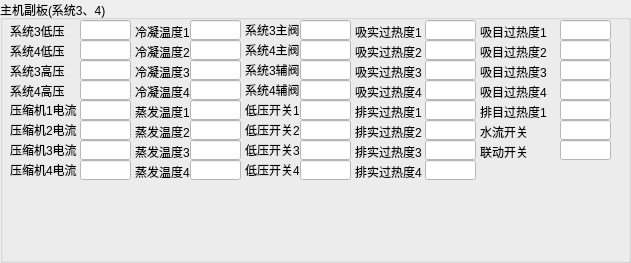
      <widget class="QGroupBox" name="Combo_Box_Motherboard_2">
       <property name="geometry">
        <rect>
         <x>10</x>
         <y>470</y>
         <width>631</width>
         <height>263</height>
        </rect>
       </property>
       <property name="minimumSize">
        <size>
         <width>0</width>
         <height>0</height>
        </size>
       </property>
       <property name="styleSheet">
        <string notr="true"/>
       </property>
       <property name="title">
        <string>主机副板(系统3、4)</string>
       </property>
       <widget class="QLabel" name="label_Deputy_System_3_Low_Pressure">
        <property name="geometry">
         <rect>
          <x>10</x>
          <y>23</y>
          <width>61</width>
          <height>16</height>
         </rect>
        </property>
        <property name="text">
         <string>系统3低压</string>
        </property>
       </widget>
       <widget class="QLabel" name="label_Deputy_System_4_Low_Pressure">
        <property name="geometry">
         <rect>
          <x>10</x>
          <y>43</y>
          <width>61</width>
          <height>16</height>
         </rect>
        </property>
        <property name="text">
         <string>系统4低压</string>
        </property>
       </widget>
       <widget class="QLabel" name="label_Deputy_System_3_High_Pressure">
        <property name="geometry">
         <rect>
          <x>10</x>
          <y>63</y>
          <width>61</width>
          <height>16</height>
         </rect>
        </property>
        <property name="text">
         <string>系统3高压</string>
        </property>
       </widget>
       <widget class="QLabel" name="label_Deputy_System_4_High_Pressure">
        <property name="geometry">
         <rect>
          <x>10</x>
          <y>83</y>
          <width>61</width>
          <height>16</height>
         </rect>
        </property>
        <property name="text">
         <string>系统4高压</string>
        </property>
       </widget>
       <widget class="QLineEdit" name="lineEdit_Deputy_System_3_Low_Pressure">
        <property name="geometry">
         <rect>
          <x>80</x>
          <y>20</y>
          <width>51</width>
          <height>20</height>
         </rect>
        </property>
        <property name="styleSheet">
         <string notr="true">background-color: rgb(255, 255, 255);</string>
        </property>
       </widget>
       <widget class="QLineEdit" name="lineEdit_Deputy_System_4_Low_Pressure">
        <property name="geometry">
         <rect>
          <x>80</x>
          <y>40</y>
          <width>51</width>
          <height>20</height>
         </rect>
        </property>
        <property name="styleSheet">
         <string notr="true">background-color: rgb(255, 255, 255);</string>
        </property>
       </widget>
       <widget class="QLineEdit" name="lineEdit_Deputy_System_3_High_Pressure">
        <property name="geometry">
         <rect>
          <x>80</x>
          <y>60</y>
          <width>51</width>
          <height>20</height>
         </rect>
        </property>
        <property name="styleSheet">
         <string notr="true">background-color: rgb(255, 255, 255);</string>
        </property>
       </widget>
       <widget class="QLineEdit" name="lineEdit_Deputy_System_4_High_Pressure">
        <property name="geometry">
         <rect>
          <x>80</x>
          <y>80</y>
          <width>51</width>
          <height>20</height>
         </rect>
        </property>
        <property name="styleSheet">
         <string notr="true">background-color: rgb(255, 255, 255);</string>
        </property>
       </widget>
       <widget class="QLabel" name="label_Deputy_System_3_Main_Valve">
        <property name="geometry">
         <rect>
          <x>245</x>
          <y>24</y>
          <width>54</width>
          <height>12</height>
         </rect>
        </property>
        <property name="text">
         <string>系统3主阀:</string>
        </property>
       </widget>
       <widget class="QLabel" name="label_Deputy_System_4_Main_Valve">
        <property name="geometry">
         <rect>
          <x>245</x>
          <y>44</y>
          <width>54</width>
          <height>12</height>
         </rect>
        </property>
        <property name="text">
         <string>系统4主阀:</string>
        </property>
       </widget>
       <widget class="QLabel" name="label_Deputy_System_4_auxiliary_valve">
        <property name="geometry">
         <rect>
          <x>245</x>
          <y>84</y>
          <width>54</width>
          <height>12</height>
         </rect>
        </property>
        <property name="text">
         <string>系统4辅阀:</string>
        </property>
       </widget>
       <widget class="QLabel" name="label_Deputy_System_3_auxiliary_valve">
        <property name="geometry">
         <rect>
          <x>245</x>
          <y>64</y>
          <width>54</width>
          <height>12</height>
         </rect>
        </property>
        <property name="text">
         <string>系统3辅阀:</string>
        </property>
       </widget>
       <widget class="QLineEdit" name="lineEdit_Deputy_System_4_auxiliary_valve">
        <property name="geometry">
         <rect>
          <x>300</x>
          <y>80</y>
          <width>51</width>
          <height>20</height>
         </rect>
        </property>
        <property name="styleSheet">
         <string notr="true">background-color: rgb(255, 255, 255);</string>
        </property>
       </widget>
       <widget class="QLineEdit" name="lineEdit_Deputy_System_3_Main_Valve">
        <property name="geometry">
         <rect>
          <x>300</x>
          <y>20</y>
          <width>51</width>
          <height>20</height>
         </rect>
        </property>
        <property name="styleSheet">
         <string notr="true">background-color: rgb(255, 255, 255);</string>
        </property>
       </widget>
       <widget class="QLineEdit" name="lineEdit_Deputy_System_4_Main_Valve">
        <property name="geometry">
         <rect>
          <x>300</x>
          <y>40</y>
          <width>51</width>
          <height>20</height>
         </rect>
        </property>
        <property name="styleSheet">
         <string notr="true">background-color: rgb(255, 255, 255);</string>
        </property>
       </widget>
       <widget class="QLineEdit" name="lineEdit_Deputy_System_3_auxiliary_valve">
        <property name="geometry">
         <rect>
          <x>300</x>
          <y>60</y>
          <width>51</width>
          <height>20</height>
         </rect>
        </property>
        <property name="styleSheet">
         <string notr="true">background-color: rgb(255, 255, 255);</string>
        </property>
       </widget>
       <widget class="QLineEdit" name="lineEdit_Inhalation_target_overheating1">
        <property name="geometry">
         <rect>
          <x>560</x>
          <y>20</y>
          <width>51</width>
          <height>20</height>
         </rect>
        </property>
        <property name="styleSheet">
         <string notr="true">background-color: rgb(255, 255, 255);</string>
        </property>
       </widget>
       <widget class="QLabel" name="label_Inhalation_target_overheating1">
        <property name="geometry">
         <rect>
          <x>480</x>
          <y>24</y>
          <width>70</width>
          <height>16</height>
         </rect>
        </property>
        <property name="text">
         <string>吸目过热度1</string>
        </property>
       </widget>
       <widget class="QLineEdit" name="lineEdit_Inhalation_target_overheating2">
        <property name="geometry">
         <rect>
          <x>560</x>
          <y>40</y>
          <width>51</width>
          <height>20</height>
         </rect>
        </property>
        <property name="styleSheet">
         <string notr="true">background-color: rgb(255, 255, 255);</string>
        </property>
       </widget>
       <widget class="QLabel" name="label_Inhalation_target_overheating2">
        <property name="geometry">
         <rect>
          <x>480</x>
          <y>44</y>
          <width>70</width>
          <height>16</height>
         </rect>
        </property>
        <property name="text">
         <string>吸目过热度2</string>
        </property>
       </widget>
       <widget class="QLabel" name="label_Inhalation_target_overheating3">
        <property name="geometry">
         <rect>
          <x>480</x>
          <y>64</y>
          <width>70</width>
          <height>16</height>
         </rect>
        </property>
        <property name="text">
         <string>吸目过热度3</string>
        </property>
       </widget>
       <widget class="QLineEdit" name="lineEdit_Inhalation_target_overheating3">
        <property name="geometry">
         <rect>
          <x>560</x>
          <y>60</y>
          <width>51</width>
          <height>20</height>
         </rect>
        </property>
        <property name="styleSheet">
         <string notr="true">background-color: rgb(255, 255, 255);</string>
        </property>
       </widget>
       <widget class="QLineEdit" name="lineEdit_Inhalation_target_overheating4">
        <property name="geometry">
         <rect>
          <x>560</x>
          <y>80</y>
          <width>51</width>
          <height>20</height>
         </rect>
        </property>
        <property name="styleSheet">
         <string notr="true">background-color: rgb(255, 255, 255);</string>
        </property>
       </widget>
       <widget class="QLabel" name="label_Inhalation_target_overheating4">
        <property name="geometry">
         <rect>
          <x>480</x>
          <y>84</y>
          <width>70</width>
          <height>16</height>
         </rect>
        </property>
        <property name="text">
         <string>吸目过热度4</string>
        </property>
       </widget>
       <widget class="QLineEdit" name="lineEdit_Exhaust_Target_Overheat1">
        <property name="geometry">
         <rect>
          <x>560</x>
          <y>100</y>
          <width>51</width>
          <height>20</height>
         </rect>
        </property>
        <property name="styleSheet">
         <string notr="true">background-color: rgb(255, 255, 255);</string>
        </property>
       </widget>
       <widget class="QLabel" name="label_Exhaust_Target_Overheat1">
        <property name="geometry">
         <rect>
          <x>480</x>
          <y>104</y>
          <width>70</width>
          <height>16</height>
         </rect>
        </property>
        <property name="text">
         <string>排目过热度1</string>
        </property>
       </widget>
       <widget class="QLineEdit" name="lineEdit_Exhaust_Overtemperature1">
        <property name="geometry">
         <rect>
          <x>425</x>
          <y>100</y>
          <width>51</width>
          <height>20</height>
         </rect>
        </property>
        <property name="styleSheet">
         <string notr="true">background-color: rgb(255, 255, 255);</string>
        </property>
       </widget>
       <widget class="QLineEdit" name="lineEdit_Return_air_superheat3">
        <property name="geometry">
         <rect>
          <x>425</x>
          <y>60</y>
          <width>51</width>
          <height>20</height>
         </rect>
        </property>
        <property name="styleSheet">
         <string notr="true">background-color: rgb(255, 255, 255);</string>
        </property>
       </widget>
       <widget class="QLineEdit" name="lineEdit_Return_air_superheat1">
        <property name="geometry">
         <rect>
          <x>425</x>
          <y>20</y>
          <width>51</width>
          <height>20</height>
         </rect>
        </property>
        <property name="styleSheet">
         <string notr="true">background-color: rgb(255, 255, 255);</string>
        </property>
       </widget>
       <widget class="QLabel" name="label_Return_air_superheat2">
        <property name="geometry">
         <rect>
          <x>355</x>
          <y>44</y>
          <width>70</width>
          <height>16</height>
         </rect>
        </property>
        <property name="text">
         <string>吸实过热度2</string>
        </property>
       </widget>
       <widget class="QLineEdit" name="lineEdit_Return_air_superheat4">
        <property name="geometry">
         <rect>
          <x>425</x>
          <y>80</y>
          <width>51</width>
          <height>20</height>
         </rect>
        </property>
        <property name="styleSheet">
         <string notr="true">background-color: rgb(255, 255, 255);</string>
        </property>
       </widget>
       <widget class="QLabel" name="label_Return_air_superheat3">
        <property name="geometry">
         <rect>
          <x>355</x>
          <y>64</y>
          <width>70</width>
          <height>16</height>
         </rect>
        </property>
        <property name="text">
         <string>吸实过热度3</string>
        </property>
       </widget>
       <widget class="QLabel" name="label_Return_air_superheat1">
        <property name="geometry">
         <rect>
          <x>355</x>
          <y>24</y>
          <width>70</width>
          <height>16</height>
         </rect>
        </property>
        <property name="text">
         <string>吸实过热度1</string>
        </property>
       </widget>
       <widget class="QLineEdit" name="lineEdit_Return_air_superheat2">
        <property name="geometry">
         <rect>
          <x>425</x>
          <y>40</y>
          <width>51</width>
          <height>20</height>
         </rect>
        </property>
        <property name="styleSheet">
         <string notr="true">background-color: rgb(255, 255, 255);</string>
        </property>
       </widget>
       <widget class="QLabel" name="label_Return_air_superheat4">
        <property name="geometry">
         <rect>
          <x>355</x>
          <y>84</y>
          <width>70</width>
          <height>16</height>
         </rect>
        </property>
        <property name="text">
         <string>吸实过热度4</string>
        </property>
       </widget>
       <widget class="QLabel" name="label_Exhaust_Overtemperature1">
        <property name="geometry">
         <rect>
          <x>355</x>
          <y>104</y>
          <width>70</width>
          <height>16</height>
         </rect>
        </property>
        <property name="text">
         <string>排实过热度1 </string>
        </property>
       </widget>
       <widget class="QLineEdit" name="lineEdit_Exhaust_Overtemperature2">
        <property name="geometry">
         <rect>
          <x>425</x>
          <y>120</y>
          <width>51</width>
          <height>20</height>
         </rect>
        </property>
        <property name="styleSheet">
         <string notr="true">background-color: rgb(255, 255, 255);</string>
        </property>
       </widget>
       <widget class="QLabel" name="label_Exhaust_Overtemperature2">
        <property name="geometry">
         <rect>
          <x>355</x>
          <y>124</y>
          <width>70</width>
          <height>16</height>
         </rect>
        </property>
        <property name="text">
         <string>排实过热度2</string>
        </property>
       </widget>
       <widget class="QLineEdit" name="lineEdit_Exhaust_Overtemperature3">
        <property name="geometry">
         <rect>
          <x>425</x>
          <y>140</y>
          <width>51</width>
          <height>20</height>
         </rect>
        </property>
        <property name="styleSheet">
         <string notr="true">background-color: rgb(255, 255, 255);</string>
        </property>
       </widget>
       <widget class="QLabel" name="label_Exhaust_Overtemperature3">
        <property name="geometry">
         <rect>
          <x>355</x>
          <y>144</y>
          <width>70</width>
          <height>16</height>
         </rect>
        </property>
        <property name="text">
         <string>排实过热度3</string>
        </property>
       </widget>
       <widget class="QLineEdit" name="lineEdit_Exhaust_Overtemperature4">
        <property name="geometry">
         <rect>
          <x>425</x>
          <y>160</y>
          <width>51</width>
          <height>20</height>
         </rect>
        </property>
        <property name="styleSheet">
         <string notr="true">background-color: rgb(255, 255, 255);</string>
        </property>
       </widget>
       <widget class="QLabel" name="label_Exhaust_Overtemperature4">
        <property name="geometry">
         <rect>
          <x>355</x>
          <y>164</y>
          <width>70</width>
          <height>16</height>
         </rect>
        </property>
        <property name="text">
         <string>排实过热度4</string>
        </property>
       </widget>
       <widget class="QLineEdit" name="lineEdit_Condensing_Temperature4">
        <property name="geometry">
         <rect>
          <x>190</x>
          <y>80</y>
          <width>51</width>
          <height>20</height>
         </rect>
        </property>
        <property name="styleSheet">
         <string notr="true">background-color: rgb(255, 255, 255);</string>
        </property>
       </widget>
       <widget class="QLabel" name="label_Condensing_Temperature1">
        <property name="geometry">
         <rect>
          <x>135</x>
          <y>26</y>
          <width>55</width>
          <height>12</height>
         </rect>
        </property>
        <property name="text">
         <string>冷凝温度1</string>
        </property>
       </widget>
       <widget class="QLineEdit" name="lineEdit_Condensing_Temperature3">
        <property name="geometry">
         <rect>
          <x>190</x>
          <y>60</y>
          <width>51</width>
          <height>20</height>
         </rect>
        </property>
        <property name="styleSheet">
         <string notr="true">background-color: rgb(255, 255, 255);</string>
        </property>
       </widget>
       <widget class="QLabel" name="label_Condensing_Temperature2">
        <property name="geometry">
         <rect>
          <x>135</x>
          <y>46</y>
          <width>55</width>
          <height>12</height>
         </rect>
        </property>
        <property name="text">
         <string>冷凝温度2</string>
        </property>
       </widget>
       <widget class="QLineEdit" name="lineEdit_Condensing_Temperature2">
        <property name="geometry">
         <rect>
          <x>190</x>
          <y>40</y>
          <width>51</width>
          <height>20</height>
         </rect>
        </property>
        <property name="styleSheet">
         <string notr="true">background-color: rgb(255, 255, 255);</string>
        </property>
       </widget>
       <widget class="QLabel" name="label_Condensing_Temperature3">
        <property name="geometry">
         <rect>
          <x>135</x>
          <y>66</y>
          <width>55</width>
          <height>12</height>
         </rect>
        </property>
        <property name="text">
         <string>冷凝温度3</string>
        </property>
       </widget>
       <widget class="QLabel" name="label_Condensing_Temperature4">
        <property name="geometry">
         <rect>
          <x>135</x>
          <y>86</y>
          <width>55</width>
          <height>12</height>
         </rect>
        </property>
        <property name="text">
         <string>冷凝温度4</string>
        </property>
       </widget>
       <widget class="QLineEdit" name="lineEdit_Condensing_Temperature1">
        <property name="geometry">
         <rect>
          <x>190</x>
          <y>20</y>
          <width>51</width>
          <height>20</height>
         </rect>
        </property>
        <property name="styleSheet">
         <string notr="true">background-color: rgb(255, 255, 255);</string>
        </property>
       </widget>
       <widget class="QLineEdit" name="lineEdit_Evaporation_Temperature4">
        <property name="geometry">
         <rect>
          <x>190</x>
          <y>160</y>
          <width>51</width>
          <height>20</height>
         </rect>
        </property>
        <property name="styleSheet">
         <string notr="true">background-color: rgb(255, 255, 255);</string>
        </property>
       </widget>
       <widget class="QLabel" name="label_Evaporation_Temperature3">
        <property name="geometry">
         <rect>
          <x>135</x>
          <y>146</y>
          <width>55</width>
          <height>12</height>
         </rect>
        </property>
        <property name="text">
         <string>蒸发温度3</string>
        </property>
       </widget>
       <widget class="QLabel" name="label_Evaporation_Temperature4">
        <property name="geometry">
         <rect>
          <x>135</x>
          <y>166</y>
          <width>55</width>
          <height>12</height>
         </rect>
        </property>
        <property name="text">
         <string>蒸发温度4</string>
        </property>
       </widget>
       <widget class="QLabel" name="label_Evaporation_Temperature2">
        <property name="geometry">
         <rect>
          <x>135</x>
          <y>126</y>
          <width>55</width>
          <height>12</height>
         </rect>
        </property>
        <property name="text">
         <string>蒸发温度2</string>
        </property>
       </widget>
       <widget class="QLabel" name="label_Evaporation_Temperature1">
        <property name="geometry">
         <rect>
          <x>135</x>
          <y>106</y>
          <width>55</width>
          <height>12</height>
         </rect>
        </property>
        <property name="text">
         <string>蒸发温度1</string>
        </property>
       </widget>
       <widget class="QLineEdit" name="lineEdit_Evaporation_Temperature1">
        <property name="geometry">
         <rect>
          <x>190</x>
          <y>100</y>
          <width>51</width>
          <height>20</height>
         </rect>
        </property>
        <property name="styleSheet">
         <string notr="true">background-color: rgb(255, 255, 255);</string>
        </property>
       </widget>
       <widget class="QLineEdit" name="lineEdit_Evaporation_Temperature3">
        <property name="geometry">
         <rect>
          <x>190</x>
          <y>140</y>
          <width>51</width>
          <height>20</height>
         </rect>
        </property>
        <property name="styleSheet">
         <string notr="true">background-color: rgb(255, 255, 255);</string>
        </property>
       </widget>
       <widget class="QLineEdit" name="lineEdit_Evaporation_Temperature2">
        <property name="geometry">
         <rect>
          <x>190</x>
          <y>120</y>
          <width>51</width>
          <height>20</height>
         </rect>
        </property>
        <property name="styleSheet">
         <string notr="true">background-color: rgb(255, 255, 255);</string>
        </property>
       </widget>
       <widget class="QLineEdit" name="lineEdit_Compressor_Current1">
        <property name="geometry">
         <rect>
          <x>80</x>
          <y>100</y>
          <width>51</width>
          <height>20</height>
         </rect>
        </property>
        <property name="styleSheet">
         <string notr="true">background-color: rgb(255, 255, 255);</string>
        </property>
       </widget>
       <widget class="QLabel" name="label_Compressor_Current2">
        <property name="geometry">
         <rect>
          <x>10</x>
          <y>124</y>
          <width>70</width>
          <height>12</height>
         </rect>
        </property>
        <property name="text">
         <string>压缩机2电流</string>
        </property>
       </widget>
       <widget class="QLineEdit" name="lineEdit_Compressor_Current2">
        <property name="geometry">
         <rect>
          <x>80</x>
          <y>120</y>
          <width>51</width>
          <height>20</height>
         </rect>
        </property>
        <property name="styleSheet">
         <string notr="true">background-color: rgb(255, 255, 255);</string>
        </property>
       </widget>
       <widget class="QLabel" name="label_Compressor_Current3">
        <property name="geometry">
         <rect>
          <x>10</x>
          <y>144</y>
          <width>70</width>
          <height>12</height>
         </rect>
        </property>
        <property name="text">
         <string>压缩机3电流</string>
        </property>
       </widget>
       <widget class="QLabel" name="label_Compressor_Current1">
        <property name="geometry">
         <rect>
          <x>10</x>
          <y>104</y>
          <width>70</width>
          <height>12</height>
         </rect>
        </property>
        <property name="text">
         <string>压缩机1电流</string>
        </property>
       </widget>
       <widget class="QLineEdit" name="lineEdit_Compressor_Current3">
        <property name="geometry">
         <rect>
          <x>80</x>
          <y>140</y>
          <width>51</width>
          <height>20</height>
         </rect>
        </property>
        <property name="styleSheet">
         <string notr="true">background-color: rgb(255, 255, 255);</string>
        </property>
       </widget>
       <widget class="QLabel" name="label_Compressor_Current4">
        <property name="geometry">
         <rect>
          <x>10</x>
          <y>164</y>
          <width>70</width>
          <height>12</height>
         </rect>
        </property>
        <property name="text">
         <string>压缩机4电流</string>
        </property>
       </widget>
       <widget class="QLineEdit" name="lineEdit_Compressor_Current4">
        <property name="geometry">
         <rect>
          <x>80</x>
          <y>160</y>
          <width>51</width>
          <height>20</height>
         </rect>
        </property>
        <property name="styleSheet">
         <string notr="true">background-color: rgb(255, 255, 255);</string>
        </property>
       </widget>
       <widget class="QLineEdit" name="lineEdit_Low_voltage_switch4">
        <property name="geometry">
         <rect>
          <x>300</x>
          <y>160</y>
          <width>51</width>
          <height>20</height>
         </rect>
        </property>
        <property name="styleSheet">
         <string notr="true">background-color: rgb(255, 255, 255);</string>
        </property>
       </widget>
       <widget class="QLabel" name="label_Low_voltage_switch2">
        <property name="geometry">
         <rect>
          <x>245</x>
          <y>124</y>
          <width>54</width>
          <height>12</height>
         </rect>
        </property>
        <property name="text">
         <string>低压开关2</string>
        </property>
       </widget>
       <widget class="QLineEdit" name="lineEdit_Low_voltage_switch2">
        <property name="geometry">
         <rect>
          <x>300</x>
          <y>120</y>
          <width>51</width>
          <height>20</height>
         </rect>
        </property>
        <property name="styleSheet">
         <string notr="true">background-color: rgb(255, 255, 255);</string>
        </property>
       </widget>
       <widget class="QLabel" name="label_Low_voltage_switch1">
        <property name="geometry">
         <rect>
          <x>245</x>
          <y>104</y>
          <width>54</width>
          <height>12</height>
         </rect>
        </property>
        <property name="text">
         <string>低压开关1</string>
        </property>
       </widget>
       <widget class="QLabel" name="label_Low_voltage_switch3">
        <property name="geometry">
         <rect>
          <x>245</x>
          <y>144</y>
          <width>54</width>
          <height>12</height>
         </rect>
        </property>
        <property name="text">
         <string>低压开关3</string>
        </property>
       </widget>
       <widget class="QLineEdit" name="lineEdit_Low_voltage_switch3">
        <property name="geometry">
         <rect>
          <x>300</x>
          <y>140</y>
          <width>51</width>
          <height>20</height>
         </rect>
        </property>
        <property name="styleSheet">
         <string notr="true">background-color: rgb(255, 255, 255);</string>
        </property>
       </widget>
       <widget class="QLineEdit" name="lineEdit_Low_voltage_switch1">
        <property name="geometry">
         <rect>
          <x>300</x>
          <y>100</y>
          <width>51</width>
          <height>20</height>
         </rect>
        </property>
        <property name="styleSheet">
         <string notr="true">background-color: rgb(255, 255, 255);</string>
        </property>
       </widget>
       <widget class="QLabel" name="label_Low_voltage_switch4">
        <property name="geometry">
         <rect>
          <x>245</x>
          <y>164</y>
          <width>54</width>
          <height>12</height>
         </rect>
        </property>
        <property name="text">
         <string>低压开关4</string>
        </property>
       </widget>
       <widget class="QLineEdit" name="lineEdit_Flow_switch">
        <property name="geometry">
         <rect>
          <x>560</x>
          <y>120</y>
          <width>51</width>
          <height>20</height>
         </rect>
        </property>
        <property name="styleSheet">
         <string notr="true">background-color: rgb(255, 255, 255);</string>
        </property>
       </widget>
       <widget class="QLabel" name="label_Flow_switch">
        <property name="geometry">
         <rect>
          <x>480</x>
          <y>124</y>
          <width>55</width>
          <height>16</height>
         </rect>
        </property>
        <property name="text">
         <string>水流开关</string>
        </property>
       </widget>
       <widget class="QLineEdit" name="lineEdit_Interlocking_switch">
        <property name="geometry">
         <rect>
          <x>560</x>
          <y>140</y>
          <width>51</width>
          <height>20</height>
         </rect>
        </property>
        <property name="styleSheet">
         <string notr="true">background-color: rgb(255, 255, 255);</string>
        </property>
       </widget>
       <widget class="QLabel" name="label_Interlocking_switch">
        <property name="geometry">
         <rect>
          <x>480</x>
          <y>144</y>
          <width>55</width>
          <height>16</height>
         </rect>
        </property>
        <property name="text">
         <string>联动开关</string>
        </property>
       </widget>
      </widget>
